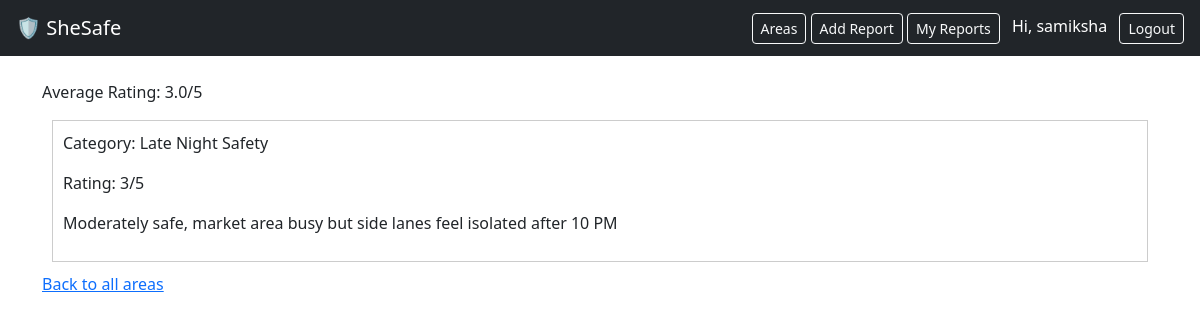
The page /areas/Nanded/ (signed in) on the database its author committed.
### reports/models.py (models this page shows, shortened)
class SafetyReport(models.Model):
    user=models.ForeignKey(User,on_delete=models.CASCADE,null=True,blank=True)
    city=models.CharField(max_length=50,choices=MAHARASHTRA_CITIES, default='Pune')
    locality=models.CharField(max_length=100,help_text='e.g. Wagholi, Kharadi, Hinjewadi')
    category=models.CharField(max_length=50,choices=CATEGORY_CHOICES)
    rating=models.IntegerField()
    description=models.TextField()
    created_at=models.DateTimeField(auto_now_add=True)

### reports/views.py (the view)
# urls.py: path('areas/<str:city_name>/',views.area_detail,name='area_detail'),
def area_detail(request,city_name):
    reports=SafetyReport.objects.filter(city=city_name)
    avg=reports.aggregate(Avg('rating'))['rating__avg']
    return render(request,'reports/area_detail.html',{
        'city_name':city_name,
        'reports':reports,
        'avg_rating':avg,
    })

### reports/templates/reports/area_detail.html (shortened to what this page needs)
{% extends 'reports/base.html' %}
{% block content %}
    <p>Average Rating: {{ avg_rating|floatformat:1 }}/5</p>
    {% for report in reports %}
        <div style="border: 1px solid #ccc; margin: 10px; padding: 10px;">
            <p>Category: {{ report.category }}</p>
            <p>Rating: {{report.rating }}/5</p>
            <p>{{ report.description }}</p>
        </div>
    {% endfor %}
    <p><a href="{% url 'area_list' %}">Back to all areas</a></p>
{% endblock %}

### reports/templates/reports/base.html (shortened to what this page needs)
<!DOCTYPE html>
<html lang="en">
<head>
    <link href="https://cdn.jsdelivr.net/npm/bootstrap@5.3.0/dist/css/bootstrap.min.css" rel="stylesheet">
</head>
<body>
    <nav class="navbar navbar-dark bg-dark px-3">
        <a href="{% url 'home' %}" class="navbar-brand">🛡️ SheSafe</a>
        <div>
            <a href="{% url 'area_list' %}" class="btn btn-outline-light btn-sm">Areas</a>
            {% if user.is_authenticated %}
                <a href="{% url 'add_report' %}" class="btn btn-outline-light btn-sm">Add Report</a>
                <a href="{% url 'my_reports' %}" class="btn btn-outline-light btn-sm">My Reports</a>
                <span class="text-white mx-2">Hi, {{ user.username }}</span>
                <form action="{% url 'logout' %}" method="post" style="display: inline;">
                    <button class="btn btn-outline-light btn-sm" type="submit">Logout</button>
                </form>
            {% else %}
                <a href="{% url 'login' %}" class="btn btn-outline-light btn-sm">Login</a>
            {% endif %}
        </div>
    </nav>
    <div class="container mt-4">
        {% block content %}{% endblock %}
    </div>
</body>
</html>

### rows shown on the page
SafetyReport: category "Late Night Safety", rating "3", description "Moderately safe, market area busy but side lanes feel isolated after 10 PM"

### other values the page prints
{{ user.username }} "samiksha"
{{ avg_rating|floatformat:1 }} "3.0"
